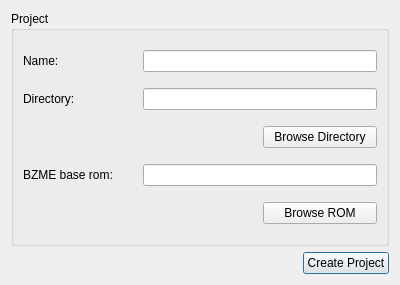
<?xml version="1.0" encoding="UTF-8"?>
<ui version="4.0">
 <class>NewProjectDialog</class>
 <widget class="QDialog" name="NewProjectDialog">
  <property name="geometry">
   <rect>
    <x>0</x>
    <y>0</y>
    <width>400</width>
    <height>285</height>
   </rect>
  </property>
  <property name="windowTitle">
   <string>Dialog</string>
  </property>
  <layout class="QGridLayout" name="gridLayout">
   <item row="5" column="1">
    <widget class="QPushButton" name="btn_create">
     <property name="text">
      <string>Create Project</string>
     </property>
    </widget>
   </item>
   <item row="5" column="0">
    <spacer name="horizontalSpacer">
     <property name="orientation">
      <enum>Qt::Horizontal</enum>
     </property>
     <property name="sizeHint" stdset="0">
      <size>
       <width>40</width>
       <height>20</height>
      </size>
     </property>
    </spacer>
   </item>
   <item row="0" column="0" colspan="2">
    <widget class="QGroupBox" name="groupBox">
     <property name="font">
      <font>
       <kerning>true</kerning>
      </font>
     </property>
     <property name="title">
      <string>Project</string>
     </property>
     <property name="flat">
      <bool>false</bool>
     </property>
     <property name="checkable">
      <bool>false</bool>
     </property>
     <property name="checked">
      <bool>false</bool>
     </property>
     <layout class="QGridLayout" name="gridLayout_2">
      <item row="0" column="0">
       <widget class="QLabel" name="label">
        <property name="text">
         <string>Name:</string>
        </property>
       </widget>
      </item>
      <item row="1" column="0">
       <widget class="QLabel" name="label_2">
        <property name="text">
         <string>Directory:</string>
        </property>
       </widget>
      </item>
      <item row="2" column="2">
       <widget class="QPushButton" name="btn_browse_dir">
        <property name="text">
         <string>Browse Directory</string>
        </property>
       </widget>
      </item>
      <item row="4" column="2">
       <widget class="QPushButton" name="btn_browse_rom">
        <property name="text">
         <string>Browse ROM</string>
        </property>
       </widget>
      </item>
      <item row="1" column="1" colspan="2">
       <widget class="QLineEdit" name="txt_proj_dir"/>
      </item>
      <item row="0" column="1" colspan="2">
       <widget class="QLineEdit" name="txt_proj_name"/>
      </item>
      <item row="3" column="1" colspan="2">
       <widget class="QLineEdit" name="txt_baserom"/>
      </item>
      <item row="3" column="0">
       <widget class="QLabel" name="label_3">
        <property name="text">
         <string>BZME base rom:</string>
        </property>
       </widget>
      </item>
     </layout>
    </widget>
   </item>
  </layout>
 </widget>
 <resources/>
 <connections/>
</ui>
